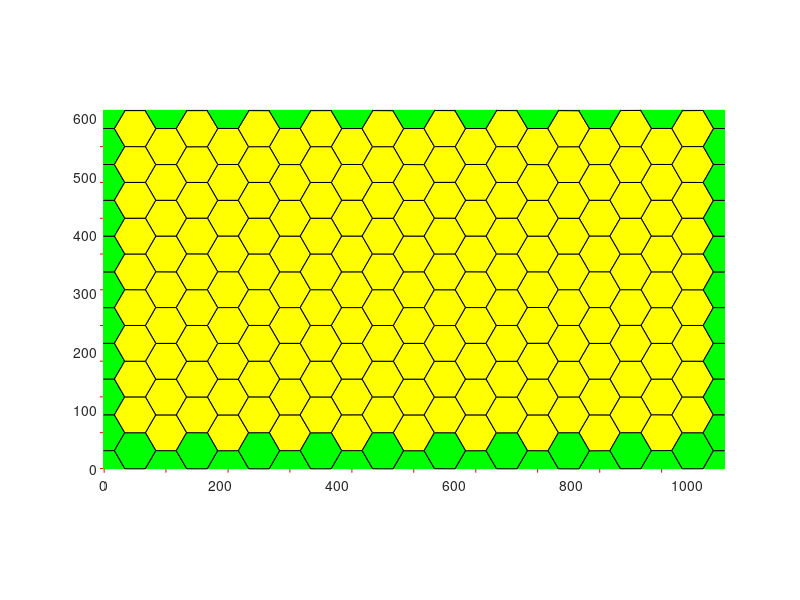

Recreate this plot in MATLAB.
%%%%%%%%%%%%%%%%%%%%%%%%%%%%%%%%%%%%%%%%%%%%%%%%%%%%%%%%%%%%%%%%%%%%%%%%%%%
% This script produces a txt file with the initial conditions needed to run the 
% vertex model cpp exicutable. The Global values are set by the user. The
% cell positions are a honeycomb tilling of the plane. The resulting txt file
% contians all the global parameter values and cell, edge, and vertex
% locatons and neighbors. 
%
% To use this file specify the name of the output txt file and the number
% of cells you would like in your tissue. You may wish to modify some
% global parameters to fit your needs. 
%%%%%%%%%%%%%%%%%%%%%%%%%%%%%%%%%%%%%%%%%%%%%%%%%%%%%%%%%%%%%%%%%%%%%%%%%%%
clear

%% Inputs needed
nomfichier='mytissue.txt';  %the file name
n=10;                       %1/2 of the Cells per row
m=10;                       %Cells per collumn 
r=89542;                    %Seed for the random number generators

%% Global Parameters 
GAMMA =10;                  %Tension on an edge
l= sqrt(2) * 25;            %Average edge length
t0 = 1;                     %Standard unit of time 
RLXLY = 1;                  %Ratio of LX to LY (used to make rectangular boxes) 
Ratio = 0.3;                %ratio of pressure to tension forces (standard value 0.3)
Ralpha=100;                   %Ralpha=10 means the box evolves 10 times slower then the vertices
TOTALTIME =	250;             %How long to run the simulation 
CURRENTTIME = 0.0;          %The initial time
TIMEINTERVAL =	5;        %How often to output the current configuration of the tissue
INITIALSTEPSIZE = 0.1;    %Initial stepsize for the numberic integrator 
error_tolerance_absolute_mechanical = 0.01;  %Error tolerence for use with the adaptive stepsize integrators 
LX=n*3*l+1;
LY=m*sqrt(3)*l+1; 
NCells=n*m*2;
A0 = 4033.11; %LX*LY/NCells;                   %Cells want to have area A0, 4033.11; 
MINAREA = A0/100;                    %Minimum allowed cell area (smaller cells will be removed)
MINLENGTH =	l/40;                    %Minimum edge length (smaller edges will be merged to form a fourfold vertex
NEWEDGELENGTH =	l/20;                %Length of a new edge created in the T1 process
%K = Ratio * GAMMA / l^3 ;           %for pressure=K(A-A0)
K = Ratio * 10 * GAMMA / l;          %for pressure=K(1-A/A0)
Alpha_M = GAMMA*t0/l;                % Drag coefficent
TISSUE_ALPHA = Ralpha*Alpha_M;       % How fast the box size updates relative to the vertex motion
TISSUE_EXT_STRESS_Y = 0;             % External Stress on the tissue (positive values expancile) 
TISSUE_EXT_STRESS_X = 0;
SIMTIMERES = 5;                     %  picks how often the simulation writes to the outputfile
%% Create the Hexagonal tillining 
SEED = r;
rng(SEED); 
f2=figure();
offset=0.01*l; 
Points1=zeros(NCells,2); 
k=1; 

%Grid One
for i=0:n-1
    for j=0:m-1
        Points1(k,:)=[3*i*l+rand()*offset,sqrt(3)*j*l+rand()*offset]; 
        k=k+1; 
    end
end
% Grid two
for i=0:n-1
    for j=0:m-1
        Points1(k,:)=[(3*i+3/2)*l+rand()*offset, (sqrt(3)*j+sqrt(3)/2)*l+rand()*offset]; 
        k=k+1; 
    end
end

Pointsa=Points1+[LX*ones(NCells,1) LY*zeros(NCells,1)];
Pointsb=Points1-[LX*zeros(NCells,1) LY*ones(NCells,1)];
Pointsc=Points1-[LX*ones(NCells,1) LY*zeros(NCells,1)];
Pointsd=Points1+[LX*zeros(NCells,1) LY*ones(NCells,1)];
Pointse=Points1+[LX*ones(NCells,1) LY*ones(NCells,1)];
Pointsf=Points1+[LX*ones(NCells,1) -LY*ones(NCells,1)];
Pointsg=Points1+[-LX*ones(NCells,1) LY*ones(NCells,1)];
Pointsh=Points1+[-LX*ones(NCells,1) -LY*ones(NCells,1)];
Pointst=[Points1; Pointsa; Pointsb; Pointsc; Pointsd; Pointse; Pointsf; Pointsg; Pointsh];
[v,c]=voronoin(Pointst); 


%% Plot a Representation of the result
set(0,'CurrentFigure',f2);
plot(Points1(:,1),Points1(:,2),'r+');
for i = 1:length(c) 
    %ca are the cells that are in the interior only
    IN=(all(v(c{i},1)>0)&all(v(c{i},1)<LX)&all(v(c{i},2)>0)&all(v(c{i},2)<LY));
    %ca have cells that are at the border
    IN2=(any(v(c{i},1)>0)&any(v(c{i},1)<LX)&any(v(c{i},2)>0)&any(v(c{i},2)<LY))&(~IN);
    if (all(c{i}~=1)&&IN)  
    set(0,'CurrentFigure',f2)
    patch(v(c{i},1),v(c{i},2),'y'); % use color yellow.
    end
    % cells crossing the border
    if (all(c{i}~=1)&&(IN2))  
    set(0,'CurrentFigure',f2)
    patch(v(c{i},1),v(c{i},2),'g'); % use color green.
    end
end
set(0,'CurrentFigure',f2)
axis equal
xlim([0 LX]);
ylim([0 LY]);


for i = 1:length(c)
   INGLOBAL=any((v(c{i},1)>0)&v(c{i},1)<LX&v(c{i},2)>0&v(c{i},2)<LY);
   if INGLOBAL
       ListVertex=c{i};
       area=0;
       for k=1:length(c{i})
           kplus=mod(k,length(c{i}))+1;
           area=area+v(c{i}(k),1)*v(c{i}(kplus),2)-v(c{i}(kplus),1)*v(c{i}(k),2);
       end
       if(area<0) c{i}=fliplr(c{i}); end
   end
end

%% Export to a txt file
fid=fopen(nomfichier,'wt');
fprintf(fid, 'Voronoi Tesselation Data: \n');
fprintf(fid, 'NumbCells %d \t rng %d \n', NCells, r);
fprintf(fid, 'ratio pressure to tension\t%f\n', Ratio);
fprintf(fid, 'Global:\n');
fprintf(fid, 'LX\t%f\nLY\t%f\n', LX, LY);
fprintf(fid, 'A0\t%f\n', A0);
fprintf(fid, 'SEED\t%d\n', SEED);
fprintf(fid, 'TIMEINTERVAL\t%f\n', TIMEINTERVAL);
fprintf(fid, 'MINAREA\t%f\n', MINAREA);
fprintf(fid, 'MINLENGTH\t%f\n', MINLENGTH);
fprintf(fid, 'NEWEDGELENGTH\t%f\n', NEWEDGELENGTH);
fprintf(fid, 'K\t%f\n', K);
fprintf(fid, 'GAMMA\t%f\n', GAMMA);
fprintf(fid, 'TOTALTIME\t%f\n', TOTALTIME);
fprintf(fid, 'CURRENTTIME\t%f\n', CURRENTTIME);
fprintf(fid, 'INITIALSTEPSIZE\t%f\n', INITIALSTEPSIZE);
fprintf(fid, 'error_tolerance_absolute_mechanical\t%f\n', error_tolerance_absolute_mechanical);
fprintf(fid, 'TISSUE_ALPHA\t%f\n', TISSUE_ALPHA);
fprintf(fid, 'ALPHAM\t%f\n', Alpha_M);
fprintf(fid, 'TISSUE_EXT_STRESS_X\t%f\n', TISSUE_EXT_STRESS_X);
fprintf(fid, 'TISSUE_EXT_STRESS_Y\t%f\n', TISSUE_EXT_STRESS_Y);
fprintf(fid, 'SIMTIMERES\t%d\n', SIMTIMERES);
fprintf(fid, 'endGlobal\n'); 
fprintf(fid, 'Vertices\n');
fprintf(fid, 'id\tx\ty\n');

NbVertex=0;
CentralVertices=zeros(length(v),2);
for i = 2:length(v)   % v(1) is always a point at infinity, so skip (NOTED ADDED BY DKL 7/5/10)
   if(v(i,1)>0&&v(i,1)<LX&&v(i,2)>0&&v(i,2)<LY)
       fprintf(fid,'%d',i); 
       fprintf(fid,'\t %2.4f',v(i,1));
       fprintf(fid,'\t %2.4f',v(i,2));
       fprintf(fid,'\n');
       NbVertex=NbVertex+1;
       CentralVertices(NbVertex,1)=v(i,1);
       CentralVertices(NbVertex,2)=v(i,2);
   end
end

CentralVertices=CentralVertices(1:NbVertex,1:2);
EqVertex=zeros(NbVertex,1);

for i = 2:length(v)
   vcorrige=zeros(1,2);
   vtest=v(i,:);

   if (vtest(1)>0&&vtest(1)<LX&&vtest(2)>0&&vtest(2)<LY) vcorrige=vtest;end
   vtest=v(i,:)-LX*[1 0];
   if (vtest(1)>0&&vtest(1)<LX&&vtest(2)>0&&vtest(2)<LY) vcorrige=vtest;  end
   vtest=v(i,:)-LY*[0 1];
   if (vtest(1)>0&&vtest(1)<LX&&vtest(2)>0&&vtest(2)<LY) vcorrige=vtest;  end
   vtest=v(i,:)+LX*[1 0];
   if (vtest(1)>0&&vtest(1)<LX&&vtest(2)>0&&vtest(2)<LY) vcorrige=vtest;  end
   vtest=v(i,:)+LY*[0 1];
   if (vtest(1)>0&&vtest(1)<LX&&vtest(2)>0&&vtest(2)<LY) vcorrige=vtest;  end
   vtest=v(i,:)-[LX LY];
   if (vtest(1)>0&&vtest(1)<LX&&vtest(2)>0&&vtest(2)<LY) vcorrige=vtest;  end
   vtest=v(i,:)-[LX -LY];
   if (vtest(1)>0&&vtest(1)<LX&&vtest(2)>0&&vtest(2)<LY) vcorrige=vtest;  end
   vtest=v(i,:)+[LX LY];
   if (vtest(1)>0&&vtest(1)<LX&&vtest(2)>0&&vtest(2)<LY) vcorrige=vtest;  end
   vtest=v(i,:)+[LX -LY];
   if (vtest(1)>0&&vtest(1)<LX&&vtest(2)>0&&vtest(2)<LY) vcorrige=vtest;  end
   column=find(all(abs((repmat(vcorrige,size(v,1),1))'-v')<0.000001));%strmatch(vcorrige, v);
   if(~isempty(column))
       EqVertex(i)=column;
   end

end

fprintf(fid, 'Edges\n');
fprintf(fid, 'id\tvertex1\tvertex2\txflag\tyflag\n');
NbEdgeMax=3*NbVertex;
Edges.Vertices=zeros(NbEdgeMax,2);
Edges.Crossx12=zeros(NbEdgeMax,1);
Edges.Crossx21=zeros(NbEdgeMax,1);
Edges.Crossy12=zeros(NbEdgeMax,1);
Edges.Crossy21=zeros(NbEdgeMax,1);

EdgeIncrement=0; %the number of the edge so you get 1,2,3,4 as edge lables
for i = 1:length(c) %For each vertex
   INGLOBAL=any( (v(c{i},1)>0) & v(c{i},1)<LX & v(c{i},2)>0 & v(c{i},2)<LY);
   if INGLOBAL %If it is in the reigon of intrest
       ListVertex=c{i}; %list of edges in each cell in the reigon 
       for j=1:length(ListVertex) %for each edge in the cell
           testdejainscrit=0;
           % if we look at the current edge is in the list
           for k=1:EdgeIncrement
               if ((EqVertex((ListVertex(j)))==Edges.Vertices(k,1)...
                       &&EqVertex(ListVertex(mod(j,length(ListVertex))+1))==Edges.Vertices(k,2))...%the modulus is to be on that loop
                       ||...
                       (EqVertex(ListVertex(j))==Edges.Vertices(k,2)...
                       &&EqVertex(ListVertex(mod(j,length(ListVertex))+1))==Edges.Vertices(k,1)))
                   testdejainscrit=1;
               else
               end
           end
           % if it is not there we added at the end
           if(~testdejainscrit)
               EdgeIncrement=EdgeIncrement+1;
               Edges.Vertices(EdgeIncrement,1)=EqVertex(ListVertex(j)); %the first vertex
               Edges.Vertices(EdgeIncrement,2)=EqVertex(ListVertex(mod(j,length(ListVertex))+1)); %the second vertex
               Vertex1encours=ListVertex(j);
               Vertex1encourseq=EqVertex(ListVertex(j));
               Vertex2encours=ListVertex(mod(j,length(ListVertex))+1);
               Vertex2encourseq=EqVertex(ListVertex(mod(j,length(ListVertex))+1));
               % and is written in the file
               fprintf(fid,'%d',EdgeIncrement);
               fprintf(fid,'\t %d', Edges.Vertices(EdgeIncrement,1));
               fprintf(fid,'\t %d', Edges.Vertices(EdgeIncrement,2));
               % must be a test to see if the one-vertex through a
               % rating (a vertex in, one out) 2-if there are two vertices
               % out but through the side anyway (happens on the corner)
               VertexCross21=(EqVertex(ListVertex(j))~=ListVertex(j))&&(EqVertex(ListVertex(mod(j,length(ListVertex))+1))==ListVertex(mod(j,length(ListVertex))+1));
               VertexCross12=(EqVertex(ListVertex(j))==ListVertex(j))&&(EqVertex(ListVertex(mod(j,length(ListVertex))+1))~=ListVertex(mod(j,length(ListVertex))+1));
               % cas 1

               %  x12=x21=y12=y21=0;

               %Periodic boundary condition testing
               if((EqVertex(ListVertex(j))~=ListVertex(j))&&(EqVertex(ListVertex(mod(j,length(ListVertex))+1))==ListVertex(mod(j,length(ListVertex))+1)))
                   if(v(ListVertex(j),1)<0) Edges.Crossx12(EdgeIncrement)=1;%fprintf(fid,' xCrossBoundary12');
                       %    x12=1;
                   end
                   if(v(ListVertex(j),1)>LX) Edges.Crossx21(EdgeIncrement)=1;%fprintf(fid,' xCrossBoundary21');
                       %   x21=1;
                   end
                   if(v(ListVertex(j),2)<0) Edges.Crossy12(EdgeIncrement)=1;%fprintf(fid,' yCrossBoundary12');
                       %   y12=1;
                   end
                   if(v(ListVertex(j),2)>LY) Edges.Crossy21(EdgeIncrement)=1;%fprintf(fid,' yCrossBoundary21');
                       %    y21=1;
                   end
               end
               if((EqVertex(ListVertex(j))==ListVertex(j))&&(EqVertex(ListVertex(mod(j,length(ListVertex))+1))~=ListVertex(mod(j,length(ListVertex))+1)))
                   if(v(ListVertex(mod(j,length(ListVertex))+1),1)<0) 
                       Edges.Crossx21(EdgeIncrement)=1;
                   end
                   if(v(ListVertex(mod(j,length(ListVertex))+1),1)>LX) 
                       Edges.Crossx12(EdgeIncrement)=1;
                   end
                   if(v(ListVertex(mod(j,length(ListVertex))+1),2)<0) 
                       Edges.Crossy21(EdgeIncrement)=1;
                   end
                   if(v(ListVertex(mod(j,length(ListVertex))+1),2)>LY) 
                       Edges.Crossy12(EdgeIncrement)=1;
                   end
               end
               %cas 2
               if((EqVertex(ListVertex(j))~=ListVertex(j))&&(EqVertex(ListVertex(mod(j,length(ListVertex))+1))~=ListVertex(mod(j,length(ListVertex))+1)))
                   % if the vertex is in the range which is not
                   % moving in the same direction, is that both
                   % ends of the edge are not contained in the same
                   % in the time interval.
                   v1=v(ListVertex(j),:);
                   v2=v(ListVertex(mod(j,length(ListVertex))+1),:);
                   eqv1=v(EqVertex(ListVertex(j)),:);
                   eqv2=v(EqVertex(ListVertex(mod(j,length(ListVertex))+1)),:);
                   %Periodic boundary condition chehck again
                   if(v2(1)>v1(1))&&(eqv2(1)<eqv1(1)) 
                       Edges.Crossx12(EdgeIncrement)=1;
                   end
                   if(v2(1)<v1(1))&&(eqv2(1)>eqv1(1)) 
                       Edges.Crossx21(EdgeIncrement)=1;
                   end
                   if (v2(2)>v1(2))&&(eqv2(2)<eqv1(2))
                       Edges.Crossy12(EdgeIncrement)=1;
                   end
                   if (v2(2)<v1(2))&&(eqv2(2)>eqv1(2)) 
                       Edges.Crossy21(EdgeIncrement)=1;
                   end
               end
              
               %New output added by MS 4/17/2014
               if ( (Edges.Crossx12(EdgeIncrement)==1) || (Edges.Crossx21(EdgeIncrement)==1) )
                   newxflag=1;
               end
               if ( (Edges.Crossx12(EdgeIncrement)==0) && (Edges.Crossx21(EdgeIncrement)==0) )
                   newxflag=0;
               end
               if ( (Edges.Crossy12(EdgeIncrement)==1) || (Edges.Crossy21(EdgeIncrement)==1) )
                   newyflag=1;
               end
               if ( (Edges.Crossy12(EdgeIncrement)==0) && (Edges.Crossy21(EdgeIncrement)==0) )
                   newyflag=0;
               end
               
               fprintf(fid,'\t %d \t %d \n', newxflag, newyflag);

           end
       end

   end
end

cinside=cell(length(c),1);
CellIncrement=0;
for i=1:length(c)
   INGLOBAL=any((v(c{i},1)>0)&v(c{i},1)<LX&v(c{i},2)>0&v(c{i},2)<LY);
   if INGLOBAL
       CellIncrement=CellIncrement+1;
       cinside{CellIncrement}=EqVertex(c{i});

   end
end
NbCellsInside=CellIncrement;
cinside=cinside(1:NbCellsInside);
cinside2=cell(NbCellsInside,1);
CellIncrement=0;
for i=1:NbCellsInside
   dejavu=false;
   for j=1:i-1
       if ((length(cinside{i})==length(cinside{j}))&&all(sort(cinside{i})==sort(cinside{j}))) dejavu=true; end
   end
   if (~dejavu) CellIncrement=CellIncrement+1;cinside2{CellIncrement}=cinside{i}; end
end
cinside2=cinside2(1:CellIncrement);
fprintf(fid, 'Cells\n');
fprintf(fid, 'id\tA0\tEdgeNumb\tEdgeList\n');
for i=1:length(cinside2)
   ListVertex=c{i};
   fprintf(fid,'%d\t%f\t%d\t',i, A0, length(ListVertex));
   for j=1:length(ListVertex)
       NumeroEdge=0;
       % if we look at the current edge is in the list
       for k=1:EdgeIncrement
           if (EqVertex((ListVertex(j)))==Edges.Vertices(k,1)...
                   &&EqVertex(ListVertex(mod(j,length(ListVertex))+1))==Edges.Vertices(k,2))
               NumeroEdge=k;
           end % modulo is to be on that loop
           if(EqVertex(ListVertex(j))==Edges.Vertices(k,2)...
                   &&EqVertex(ListVertex(mod(j,length(ListVertex))+1))==Edges.Vertices(k,1))
               NumeroEdge=k; %MS change to always be positive
           end
       end
       % and is written in the file
       fprintf(fid,'%d,',NumeroEdge);
   end
   fprintf(fid, '\n');
end
fprintf(fid, 'End\n');
fclose(fid);
